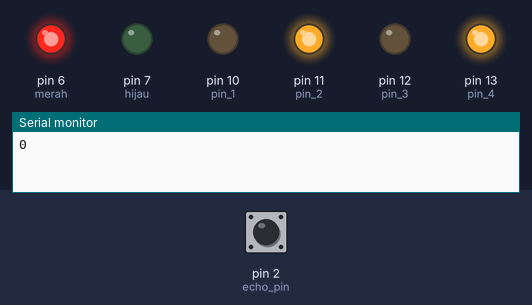
A sketch run on a simulated Arduino Uno, built with avr-gcc and run on an emulated ATmega328P. Shown: output pins drawn as LEDs (lit = HIGH), the last lines printed to the serial monitor. Dashed ring = blinking. The test bench sets the inputs (shaded band); at power-on: pin 2 (echo_pin) LOW. Pins used as bus, display or sensor lines are not drawn.

Above: at 2.2 s.
2.3 s: pin 2 (echo_pin) pulsed HIGH 2 times (0.12 s each, 0.3 s apart)
At 3.1 s:
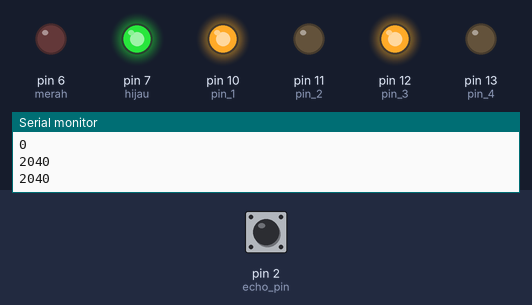
At 4.7 s:
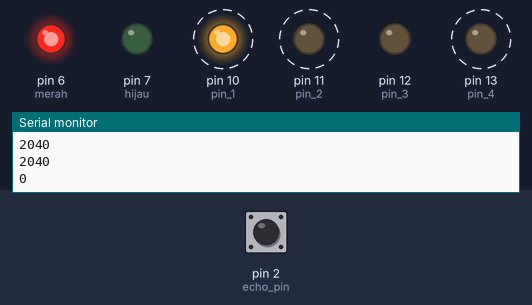
Timing chart, 0 to 11.9 s (numbered marks = the images above; inputs shaded):
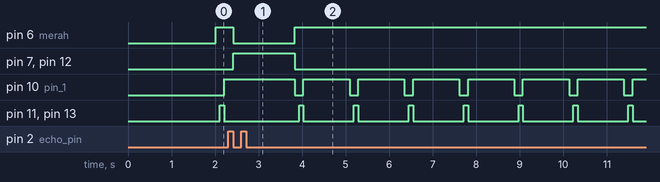

The sketch:

ElakBot.ino
```cpp
//pin
int pin_1 = 10;
int pin_2 = 11;
int pin_3 = 12;
int pin_4 = 13;

int merah = 6;
int hijau = 7;

int echo_pin = 2;
int trig_pin = 3;

long duration;
int distance;

void setup() {

  pinMode(pin_1, OUTPUT);
  pinMode(pin_2, OUTPUT);
  pinMode(pin_3, OUTPUT);
  pinMode(pin_4, OUTPUT);
  pinMode(merah, OUTPUT);
  pinMode(hijau, OUTPUT);
  pinMode(echo_pin, INPUT);
  pinMode(trig_pin, OUTPUT);
  Serial.begin(9600);
  digitalWrite(trig_pin, LOW);        // to clear trig pin condition
  delay(1000);
}

void loop() {

  readSensor();

  if (distance < 30){
    digitalWrite(merah, HIGH);
    digitalWrite(hijau, LOW);
    stopcar();
    reverse();
    changedirection();
  }
   else{
    forward();
   }
}

void readSensor(){
  digitalWrite(3, HIGH);
  delay(10);
  digitalWrite(3, LOW);
  // Reads the echoPin, returns the sound wave travel time in microseconds
  duration = pulseIn(2, HIGH);
  // Calculating the distance
  distance = duration * 0.034 / 2; // Speed of sound wave divided by 2 (go and back)
  // Displays the distance on the Serial Monitor
  Serial.println(distance);
}
void stopcar(){
  digitalWrite(pin_1, LOW);
  digitalWrite(pin_2, LOW);
  digitalWrite(pin_3, LOW);
  digitalWrite(pin_4, LOW);
  delay(100);
}


void reverse(){

  digitalWrite(pin_1, LOW);
  digitalWrite(pin_2, HIGH);
  digitalWrite(pin_3, LOW);
  digitalWrite(pin_4, HIGH);
  delay(100);
}

void forward(){
  digitalWrite(hijau, HIGH);
  digitalWrite(merah, LOW);
  digitalWrite(pin_1, HIGH);
  digitalWrite(pin_2, LOW);
  digitalWrite(pin_3, HIGH);
  digitalWrite(pin_4, LOW);
  delay(100);

}

void changedirection(){
  digitalWrite(pin_1, HIGH);
  digitalWrite(pin_2, LOW);
  digitalWrite(pin_3, LOW);
  digitalWrite(pin_4, LOW);
  delay(50);
}
```

Measured:
- after the input at 2.3 s, pin 6 (merah): HIGH → LOW after 0.12 s, → HIGH 1.4 s later; pin 7 (hijau), pin 12 (pin_3): LOW → HIGH after 0.12 s, → LOW 1.4 s later
- by itself, pin 10 (pin_1): alternates HIGH for 1.1 s and LOW for 0.20 s
- by itself, pin 11 (pin_2), pin 13 (pin_4): alternates HIGH for 0.10 s and LOW for 1.2 s
